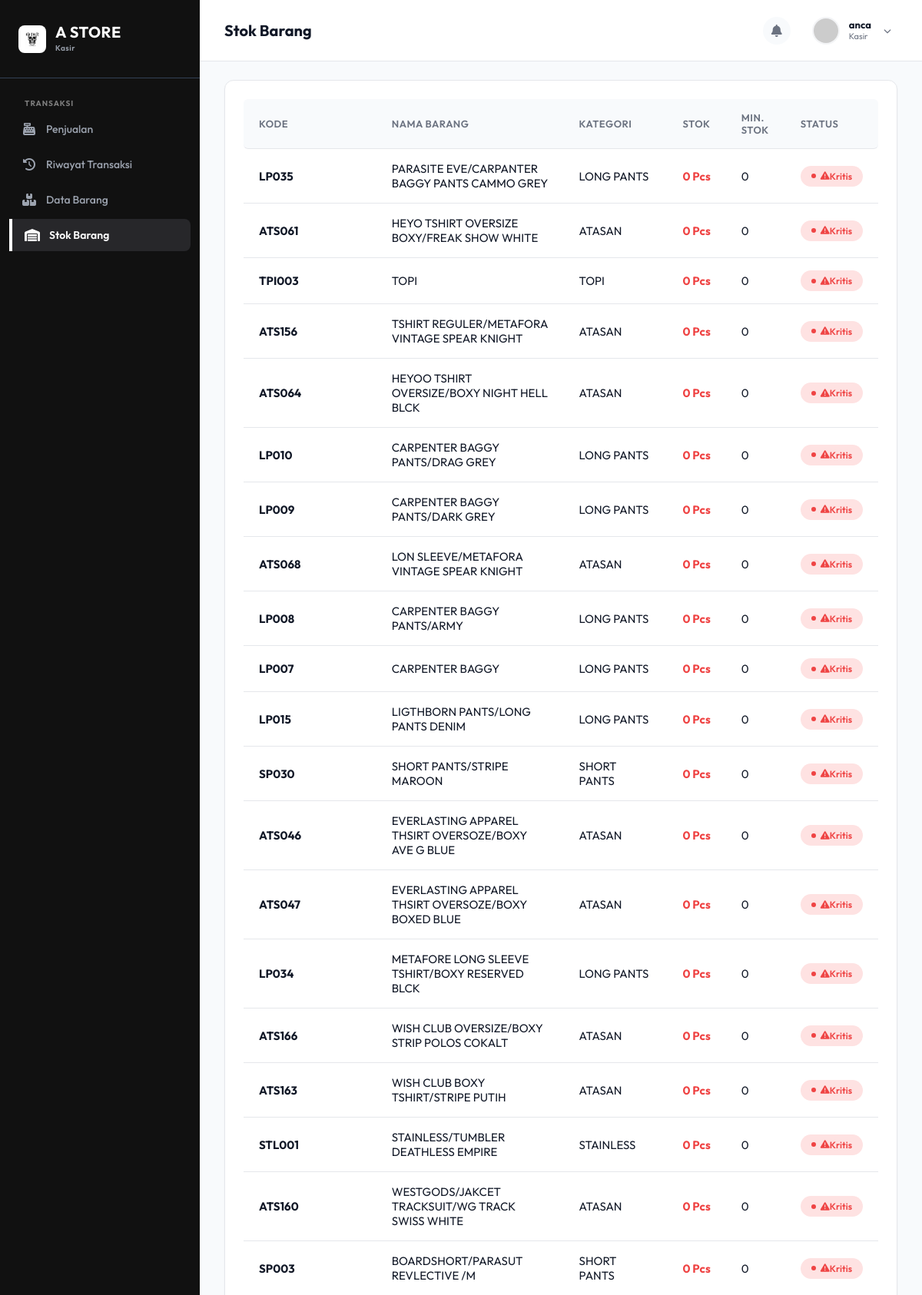
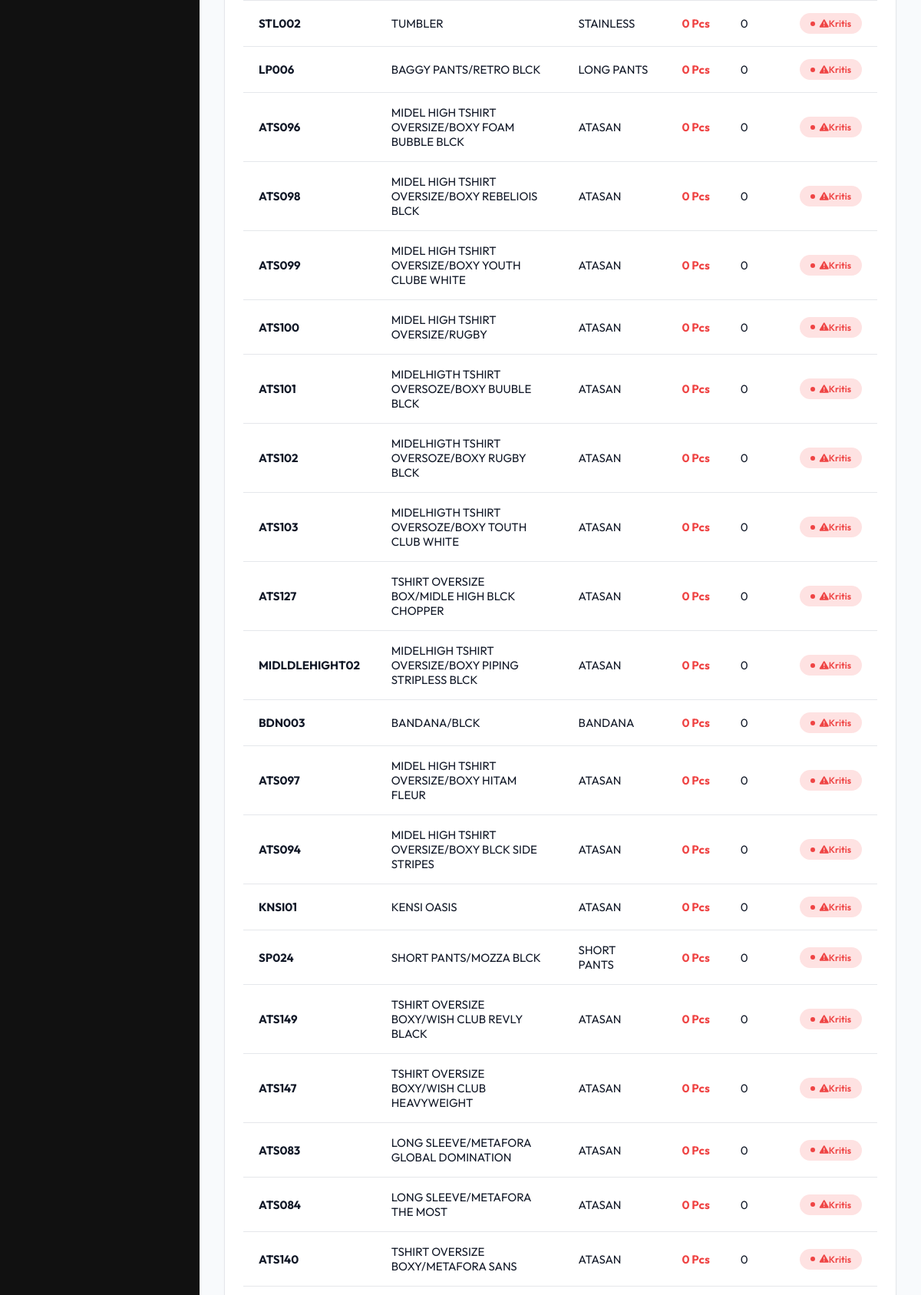
The app's page /index.php?page=stok_barang (signed in, upper part) with its own data (2 pictures, top to bottom).
### tables this page shows
CREATE TABLE `tbl_barang` (
  `id_barang` int(11) NOT NULL AUTO_INCREMENT,
  `kode_barang` varchar(20) NOT NULL,
  `nama_produk` varchar(100) NOT NULL,
  `kategori` varchar(100) NOT NULL,
  `harga_beli` int(11) NOT NULL DEFAULT 0,
  `harga_jual` int(11) NOT NULL DEFAULT 0,
  `stok_min` int(11) NOT NULL,
  `satuan` varchar(20) DEFAULT 'Pcs',
  `deskripsi` text DEFAULT NULL,
  `stok_aktual` int(11) NOT NULL,
  `foto_barang` varchar(255) DEFAULT NULL,
  PRIMARY KEY (`id_barang`),
  UNIQUE KEY `kode_barang` (`kode_barang`),
  KEY `fk_barang_kategori` (`kategori`),
  CONSTRAINT `fk_barang_kategori` FOREIGN KEY (`kategori`) REFERENCES `tbl_kategori` (`nama_kategori`) ON UPDATE CASCADE
);

### config.php (called while the page is built, shortened)
<?php
function get_query($conn, $query) {
    $result = $conn->query($query);
    return $result;
}
?>

### includes/pages/stok_barang.php (the view)
<?php
$qStok = get_query($conn, "SELECT kode_barang, nama_produk, kategori, stok_aktual, stok_min, satuan FROM tbl_barang ORDER BY stok_aktual ASC");
?>
<div class="dashboard-content-wrapper">
    <div class="chart-card">
        <div class="table-responsive">
            <table class="data-table">
                <thead>
                    <tr>
                        <th>Kode</th>
                        <th>Nama Barang</th>
                        <th>Kategori</th>
                        <th>Stok</th>
                        <th>Min. Stok</th>
                        <th>Status</th>
                    </tr>
                </thead>
                <tbody>
                    <?php if ($qStok->num_rows > 0):
                        while ($row = $qStok->fetch_assoc()):
                            $kritis = $row['stok_aktual'] <= $row['stok_min'];
                    ?>
                    <tr>
                        <td><strong><?= htmlspecialchars($row['kode_barang']) ?></strong></td>
                        <td><?= htmlspecialchars($row['nama_produk']) ?></td>
                        <td><?= htmlspecialchars($row['kategori'] ?? '-') ?></td>
                        <td style="font-weight:700; <?= $kritis ? 'color:var(--danger-color);' : '' ?>">
                            <?= $row['stok_aktual'] ?> <?= htmlspecialchars($row['satuan'] ?? 'Pcs') ?>
                        </td>
                        <td><?= $row['stok_min'] ?></td>
                        <td>
                            <?php if ($kritis): ?>
                                <span class="status status-danger"><i class="fa-solid fa-triangle-exclamation"></i> Kritis</span>
                            <?php else: ?>
                                <span class="status status-good">Aman</span>
                            <?php endif; ?>
                        </td>
                    </tr>
                    <?php endwhile; else: ?>
                    <tr><td colspan="6" style="text-align:center; padding:40px; color:var(--text-muted);">Tidak ada data stok.</td></tr>
                    <?php endif; ?>
                </tbody>
            </table>
        </div>
    </div>
</div>

### assets/css/style.css (style rules this page uses)
:root { --primary-color: #111111; --primary-light: #F3F4F6; --primary-dark: #000000; --secondary-color: #6B7280; --success-color: #10B981; --success-light: #D1FAE5; --danger-color: #EF4444; --danger-light: #FEE2E2; --warning-color: #F59E0B; --warning-light: #FEF3C7; --bg-body: #F8FAFC; --surface-card: #FFFFFF; --surface-sidebar: #111111; --text-main: #111827; --text-muted: #6B7280; --text-light: #9CA3AF; --border-color: #E5E7EB; --shadow-sm: 0 1px 2px 0 rgba(0, 0, 0, 0.05); --shadow-md: 0 4px 6px -1px rgba(0, 0, 0, 0.1), 0 2px 4px -1px rgba(0, 0, 0, 0.06); --shadow-card: 0 8px 24px -12px rgba(0, 0, 0, 0.05); --sidebar-width: 260px; --topbar-height: 80px; --border-radius-lg: 12px; --border-radius-md: 8px; --border-radius-sm: 6px; --transition-fast: 0.2s ease; --transition-normal: 0.3s ease; }
* { margin: 0; padding: 0; box-sizing: border-box; }
body { font-family: 'Outfit', sans-serif; background-color: var(--bg-body); color: var(--text-main); -webkit-font-smoothing: antialiased; }
.chart-card { background: var(--surface-card); border-radius: var(--border-radius-lg); padding: 24px; box-shadow: var(--shadow-sm); border: 1px solid var(--border-color); }
.table-responsive { overflow-x: auto; }
.data-table { width: 100%; border-collapse: separate; border-spacing: 0; }
.data-table th, .data-table td { padding: 16px 20px; text-align: left; border-bottom: 1px solid var(--border-color); }
.data-table th { font-size: 13px; font-weight: 600; color: var(--text-muted); text-transform: uppercase; letter-spacing: 0.5px; background-color: var(--bg-body); }
.data-table th:first-child { border-top-left-radius: var(--border-radius-sm); border-bottom-left-radius: var(--border-radius-sm); }
.data-table th:last-child { border-top-right-radius: var(--border-radius-sm); border-bottom-right-radius: var(--border-radius-sm); }
.data-table tbody tr { transition: background-color var(--transition-fast); }
.data-table td { font-size: 15px; color: var(--text-main); vertical-align: middle; }
.status { padding: 6px 14px; border-radius: 99px; font-size: 12px; font-weight: 600; display: inline-flex; align-items: center; }
.status::before { content: ''; width: 6px; height: 6px; border-radius: 50%; margin-right: 6px; }
.status-danger { background-color: var(--danger-light); color: var(--danger-color); }
.status-danger::before { background-color: var(--danger-color); }

### records on screen
tbl_barang: kode_barang "LP035", nama_produk "PARASITE EVE/CARPANTER BAGGY PANTS CAMMO GREY", kategori "LONG PANTS", stok_aktual "0", satuan "Pcs", stok_min "0", shows "Kritis"
tbl_barang: kode_barang "ATS061", nama_produk "HEYO TSHIRT OVERSIZE BOXY/FREAK SHOW WHITE", kategori "ATASAN", stok_aktual "0", satuan "Pcs", stok_min "0", shows "Kritis"
tbl_barang: kode_barang "TPI003", nama_produk "TOPI", kategori "TOPI", stok_aktual "0", satuan "Pcs", stok_min "0", shows "Kritis"
tbl_barang: kode_barang "ATS156", nama_produk "TSHIRT REGULER/METAFORA VINTAGE SPEAR KNIGHT", kategori "ATASAN", stok_aktual "0", satuan "Pcs", stok_min "0", shows "Kritis"
tbl_barang: kode_barang "ATS064", nama_produk "HEYOO TSHIRT OVERSIZE/BOXY NIGHT HELL BLCK", kategori "ATASAN", stok_aktual "0", satuan "Pcs", stok_min "0", shows "Kritis"
tbl_barang: kode_barang "LP010", nama_produk "CARPENTER BAGGY PANTS/DRAG GREY", kategori "LONG PANTS", stok_aktual "0", satuan "Pcs", stok_min "0", shows "Kritis"
tbl_barang: kode_barang "LP009", nama_produk "CARPENTER BAGGY PANTS/DARK GREY", kategori "LONG PANTS", stok_aktual "0", satuan "Pcs", stok_min "0", shows "Kritis"
tbl_barang: kode_barang "ATS068", nama_produk "LON SLEEVE/METAFORA VINTAGE SPEAR KNIGHT", kategori "ATASAN", stok_aktual "0", satuan "Pcs", stok_min "0", shows "Kritis"
tbl_barang: kode_barang "LP008", nama_produk "CARPENTER BAGGY PANTS/ARMY", kategori "LONG PANTS", stok_aktual "0", satuan "Pcs", stok_min "0", shows "Kritis"
tbl_barang: kode_barang "LP007", nama_produk "CARPENTER BAGGY", kategori "LONG PANTS", stok_aktual "0", satuan "Pcs", stok_min "0", shows "Kritis"
tbl_barang: kode_barang "LP015", nama_produk "LIGTHBORN PANTS/LONG PANTS DENIM", kategori "LONG PANTS", stok_aktual "0", satuan "Pcs", stok_min "0", shows "Kritis"
tbl_barang: kode_barang "SP030", nama_produk "SHORT PANTS/STRIPE MAROON", kategori "SHORT PANTS", stok_aktual "0", satuan "Pcs", stok_min "0", shows "Kritis"
tbl_barang: kode_barang "ATS046", nama_produk "EVERLASTING APPAREL THSIRT OVERSOZE/BOXY AVE G BLUE", kategori "ATASAN", stok_aktual "0", satuan "Pcs", stok_min "0", shows "Kritis"
tbl_barang: kode_barang "ATS047", nama_produk "EVERLASTING APPAREL THSIRT OVERSOZE/BOXY BOXED BLUE", kategori "ATASAN", stok_aktual "0", satuan "Pcs", stok_min "0", shows "Kritis"
tbl_barang: kode_barang "LP034", nama_produk "METAFORE LONG SLEEVE TSHIRT/BOXY RESERVED BLCK", kategori "LONG PANTS", stok_aktual "0", satuan "Pcs", stok_min "0", shows "Kritis"
tbl_barang: kode_barang "ATS166", nama_produk "WISH CLUB OVERSIZE/BOXY STRIP POLOS COKALT", kategori "ATASAN", stok_aktual "0", satuan "Pcs", stok_min "0", shows "Kritis"
tbl_barang: kode_barang "ATS163", nama_produk "WISH CLUB BOXY TSHIRT/STRIPE PUTIH", kategori "ATASAN", stok_aktual "0", satuan "Pcs", stok_min "0", shows "Kritis"
tbl_barang: kode_barang "STL001", nama_produk "STAINLESS/TUMBLER DEATHLESS EMPIRE", kategori "STAINLESS", stok_aktual "0", satuan "Pcs", stok_min "0", shows "Kritis"
tbl_barang: kode_barang "ATS160", nama_produk "WESTGODS/JAKCET TRACKSUIT/WG TRACK SWISS WHITE", kategori "ATASAN", stok_aktual "0", satuan "Pcs", stok_min "0", shows "Kritis"
tbl_barang: kode_barang "SP003", nama_produk "BOARDSHORT/PARASUT REVLECTIVE /M", kategori "SHORT PANTS", stok_aktual "0", satuan "Pcs", stok_min "0", shows "Kritis"
tbl_barang: kode_barang "STL002", nama_produk "TUMBLER", kategori "STAINLESS", stok_aktual "0", satuan "Pcs", stok_min "0", shows "Kritis"
tbl_barang: kode_barang "LP006", nama_produk "BAGGY PANTS/RETRO BLCK", kategori "LONG PANTS", stok_aktual "0", satuan "Pcs", stok_min "0", shows "Kritis"
tbl_barang: kode_barang "ATS096", nama_produk "MIDEL HIGH TSHIRT OVERSIZE/BOXY FOAM BUBBLE BLCK", kategori "ATASAN", stok_aktual "0", satuan "Pcs", stok_min "0", shows "Kritis"
tbl_barang: kode_barang "ATS098", nama_produk "MIDEL HIGH TSHIRT OVERSIZE/BOXY REBELIOIS BLCK", kategori "ATASAN", stok_aktual "0", satuan "Pcs", stok_min "0", shows "Kritis"
tbl_barang: kode_barang "ATS099", nama_produk "MIDEL HIGH TSHIRT OVERSIZE/BOXY YOUTH CLUBE WHITE", kategori "ATASAN", stok_aktual "0", satuan "Pcs", stok_min "0", shows "Kritis"
tbl_barang: kode_barang "ATS100", nama_produk "MIDEL HIGH TSHIRT OVERSIZE/RUGBY", kategori "ATASAN", stok_aktual "0", satuan "Pcs", stok_min "0", shows "Kritis"
tbl_barang: kode_barang "ATS101", nama_produk "MIDELHIGTH TSHIRT OVERSOZE/BOXY BUUBLE BLCK", kategori "ATASAN", stok_aktual "0", satuan "Pcs", stok_min "0", shows "Kritis"
tbl_barang: kode_barang "ATS102", nama_produk "MIDELHIGTH TSHIRT OVERSOZE/BOXY RUGBY BLCK", kategori "ATASAN", stok_aktual "0", satuan "Pcs", stok_min "0", shows "Kritis"
tbl_barang: kode_barang "ATS103", nama_produk "MIDELHIGTH TSHIRT OVERSOZE/BOXY TOUTH CLUB WHITE", kategori "ATASAN", stok_aktual "0", satuan "Pcs", stok_min "0", shows "Kritis"
tbl_barang: kode_barang "ATS127", nama_produk "TSHIRT OVERSIZE BOX/MIDLE HIGH BLCK CHOPPER", kategori "ATASAN", stok_aktual "0", satuan "Pcs", stok_min "0", shows "Kritis"
tbl_barang: kode_barang "MIDLDLEHIGHT02", nama_produk "MIDELHIGH TSHIRT OVERSIZE/BOXY PIPING STRIPLESS BLCK", kategori "ATASAN", stok_aktual "0", satuan "Pcs", stok_min "0", shows "Kritis"
tbl_barang: kode_barang "BDN003", nama_produk "BANDANA/BLCK", kategori "BANDANA", stok_aktual "0", satuan "Pcs", stok_min "0", shows "Kritis"
tbl_barang: kode_barang "ATS097", nama_produk "MIDEL HIGH TSHIRT OVERSIZE/BOXY HITAM FLEUR", kategori "ATASAN", stok_aktual "0", satuan "Pcs", stok_min "0", shows "Kritis"
tbl_barang: kode_barang "ATS094", nama_produk "MIDEL HIGH TSHIRT OVERSIZE/BOXY BLCK SIDE STRIPES", kategori "ATASAN", stok_aktual "0", satuan "Pcs", stok_min "0", shows "Kritis"
tbl_barang: kode_barang "KNSI01", nama_produk "KENSI OASIS", kategori "ATASAN", stok_aktual "0", satuan "Pcs", stok_min "0", shows "Kritis"
tbl_barang: kode_barang "SP024", nama_produk "SHORT PANTS/MOZZA BLCK", kategori "SHORT PANTS", stok_aktual "0", satuan "Pcs", stok_min "0", shows "Kritis"
tbl_barang: kode_barang "ATS149", nama_produk "TSHIRT OVERSIZE BOXY/WISH CLUB REVLY BLACK", kategori "ATASAN", stok_aktual "0", satuan "Pcs", stok_min "0", shows "Kritis"
tbl_barang: kode_barang "ATS147", nama_produk "TSHIRT OVERSIZE BOXY/WISH CLUB HEAVYWEIGHT", kategori "ATASAN", stok_aktual "0", satuan "Pcs", stok_min "0", shows "Kritis"
tbl_barang: kode_barang "ATS083", nama_produk "LONG SLEEVE/METAFORA GLOBAL DOMINATION", kategori "ATASAN", stok_aktual "0", satuan "Pcs", stok_min "0", shows "Kritis"
tbl_barang: kode_barang "ATS084", nama_produk "LONG SLEEVE/METAFORA THE MOST", kategori "ATASAN", stok_aktual "0", satuan "Pcs", stok_min "0", shows "Kritis"
tbl_barang: kode_barang "ATS140", nama_produk "TSHIRT OVERSIZE BOXY/METAFORA SANS", kategori "ATASAN", stok_aktual "0", satuan "Pcs", stok_min "0", shows "Kritis"

### other values on screen
$roleUser "Kasir"
$pageTitle "Stok Barang"
$namaUser "anca"
